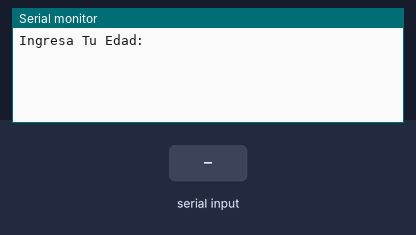
This sketch was run on a simulated Arduino Uno, built with avr-gcc and run on an emulated ATmega328P. On the bench: the last lines printed to the serial monitor. Inputs (shaded band) come from the test bench.

Above: at 1.2 s.
1.3 s: "90,45\n" received over Serial
At 2.5 s:
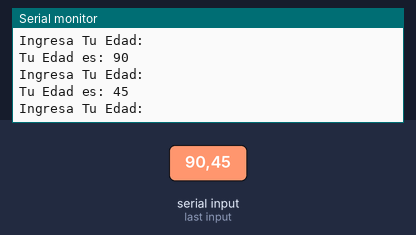
2.8 s: "30,150\n" received over Serial
At 3.9 s:
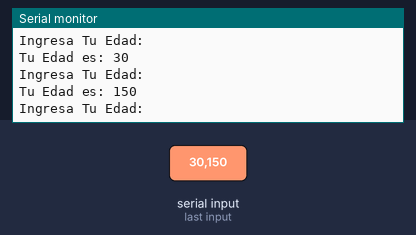
Timing chart, 0 to 5.8 s (numbered marks = the images above; inputs shaded):
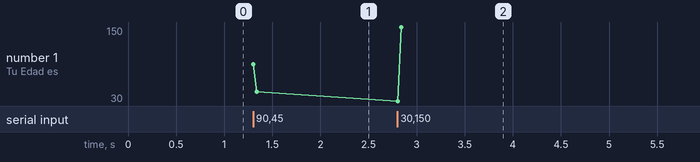

The sketch:

ejemplo_1.ino
```cpp
long mi_edad;
String mensaje1 = "Ingresa Tu Edad: ";
String mensaje2 = "Tu Edad es: ";
void setup() {
  Serial.begin(9600);

}

void loop() {
  Serial.println(mensaje1);
  while (Serial.available() == 0) {

  }

  mi_edad = Serial.parseInt();
  Serial.read();
  Serial.print(mensaje2);
  Serial.println(mi_edad);
}
```

Measured:
- after the input at 1.3 s, the serial monitor: prints a new line at once (image 1)
- after the input at 2.8 s, the serial monitor: prints a new line at once (image 2)
- plotted number 1: 45 → 150 after the input at 2.8 s
